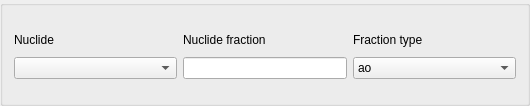
           <widget class="QGroupBox" name="groupBox_9">
            <property name="minimumSize">
             <size>
              <width>530</width>
              <height>106</height>
             </size>
            </property>
            <property name="maximumSize">
             <size>
              <width>530</width>
              <height>166666</height>
             </size>
            </property>
            <property name="title">
             <string/>
            </property>
            <layout class="QGridLayout" name="gridLayout_4">
             <item row="0" column="0">
              <layout class="QGridLayout" name="gridLayout_8">
               <item row="0" column="0">
                <widget class="QLabel" name="label">
                 <property name="minimumSize">
                  <size>
                   <width>162</width>
                   <height>22</height>
                  </size>
                 </property>
                 <property name="maximumSize">
                  <size>
                   <width>16777215</width>
                   <height>22</height>
                  </size>
                 </property>
                 <property name="text">
                  <string>Nuclide</string>
                 </property>
                </widget>
               </item>
               <item row="0" column="1">
                <widget class="QLabel" name="label_2">
                 <property name="minimumSize">
                  <size>
                   <width>162</width>
                   <height>22</height>
                  </size>
                 </property>
                 <property name="maximumSize">
                  <size>
                   <width>16777215</width>
                   <height>22</height>
                  </size>
                 </property>
                 <property name="text">
                  <string>Nuclide fraction</string>
                 </property>
                </widget>
               </item>
               <item row="0" column="2">
                <widget class="QLabel" name="label_3">
                 <property name="minimumSize">
                  <size>
                   <width>162</width>
                   <height>22</height>
                  </size>
                 </property>
                 <property name="maximumSize">
                  <size>
                   <width>16777215</width>
                   <height>22</height>
                  </size>
                 </property>
                 <property name="text">
                  <string>Fraction type</string>
                 </property>
                </widget>
               </item>
               <item row="1" column="0">
                <widget class="QComboBox" name="comboBox_3">
                 <property name="minimumSize">
                  <size>
                   <width>162</width>
                   <height>22</height>
                  </size>
                 </property>
                 <property name="maximumSize">
                  <size>
                   <width>16777215</width>
                   <height>22</height>
                  </size>
                 </property>
                </widget>
               </item>
               <item row="1" column="1">
                <widget class="QLineEdit" name="lineEdit_5">
                 <property name="sizePolicy">
                  <sizepolicy hsizetype="Preferred" vsizetype="Fixed">
                   <horstretch>0</horstretch>
                   <verstretch>0</verstretch>
                  </sizepolicy>
                 </property>
                 <property name="minimumSize">
                  <size>
                   <width>162</width>
                   <height>22</height>
                  </size>
                 </property>
                 <property name="maximumSize">
                  <size>
                   <width>16777215</width>
                   <height>22</height>
                  </size>
                 </property>
                </widget>
               </item>
               <item row="1" column="2">
                <widget class="QComboBox" name="comboBox_4">
                 <property name="minimumSize">
                  <size>
                   <width>162</width>
                   <height>22</height>
                  </size>
                 </property>
                 <property name="maximumSize">
                  <size>
                   <width>16777215</width>
                   <height>22</height>
                  </size>
                 </property>
                 <item>
                  <property name="text">
                   <string>ao</string>
                  </property>
                 </item>
                 <item>
                  <property name="text">
                   <string>wo</string>
                  </property>
                 </item>
                </widget>
               </item>
              </layout>
             </item>
            </layout>
           </widget>
